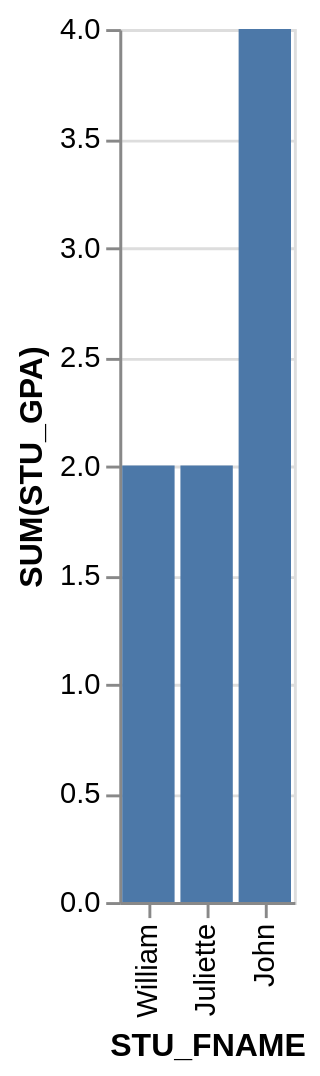

The Vega-Lite source for this figure:
### Vega-Lite specification from a JSON file in a GitHub repository (floating-point values rounded to 4 significant figures)
{"data": {"values": [{"x_data": "William", "y_data": 2}, {"x_data": "Juliette", "y_data": 2}, {"x_data": "John", "y_data": 4}]}, "mark": "bar", "encoding": {"x": {"field": "x_data", "type": "nominal", "title": "STU_FNAME", "sort": "descending"}, "y": {"field": "y_data", "type": "quantitative", "title": "SUM(STU_GPA)"}}}
